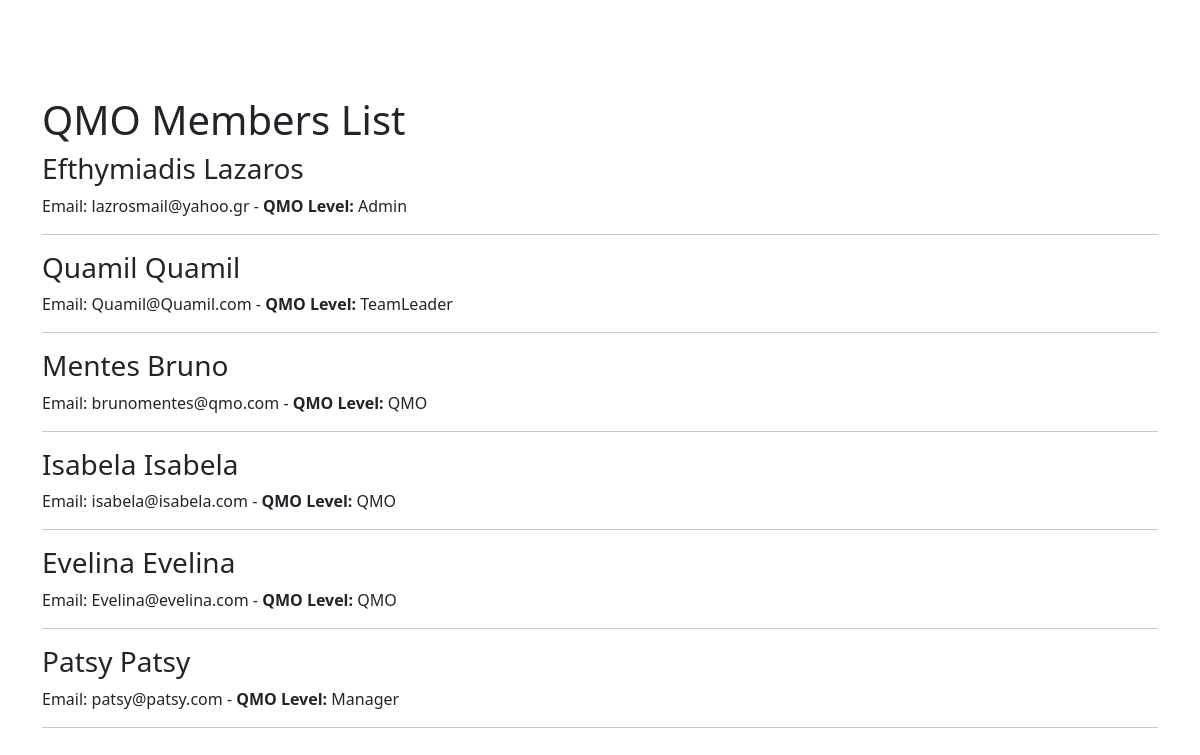
Before: / with the older database file.
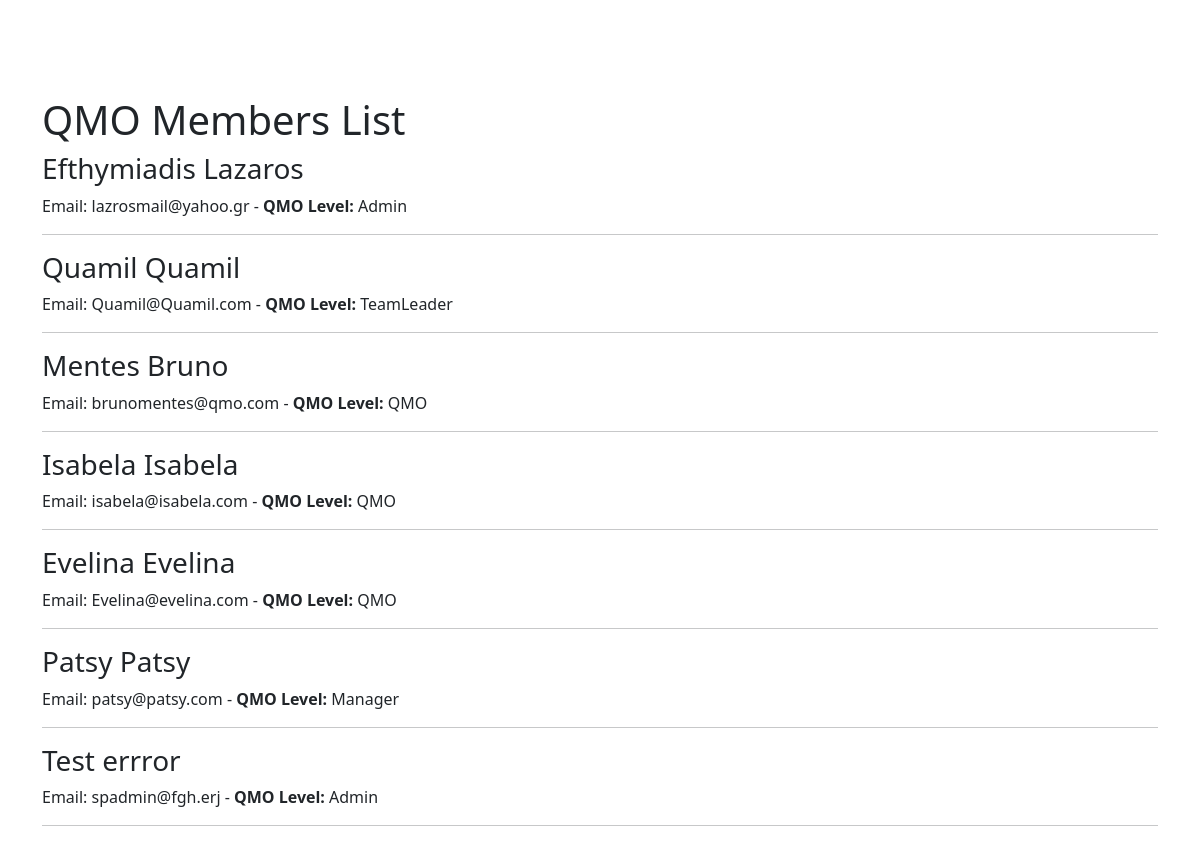
After: the same page with the newer database file.
### webapp/models.py (models this page shows, shortened)
class Member(models.Model):
    fname = models.CharField(max_length=200)
    lname = models.CharField(max_length=50)
    email = models.EmailField()
    qmo_level = models.CharField(max_length=15)
    passwd = models.CharField(max_length=10, default='123456')
    passwd2 = models.CharField(max_length=10, default='123456')

### webapp/views.py (the view)
# urls.py: 2. Add a URL to urlpatterns:  path('', views.home, name='home')
def home(request):
    all_members = Member.objects.all
    return render(request, 'home.html', {'all': all_members})

### webapp/templates/home.html
{% extends 'base.html' %}
{%  block content %}
      <br/><h1>QMO Members List</h1>
{% for item in all %}
   <div>
       <h3>{{ item.fname }}  {{ item.lname }}</h3>
   </div>
    <div>
        <span>Email: {{ item.email }}  -    </span>
        <strong>QMO Level: </strong>{{ item.qmo_level }}
    </div>
    <hr>
{% endfor %}
{% endblock %}

Changed rows visible on the page:
added Member: fname "Test", lname "errror", email "spadmin@fgh.erj", qmo_level "Admin"
